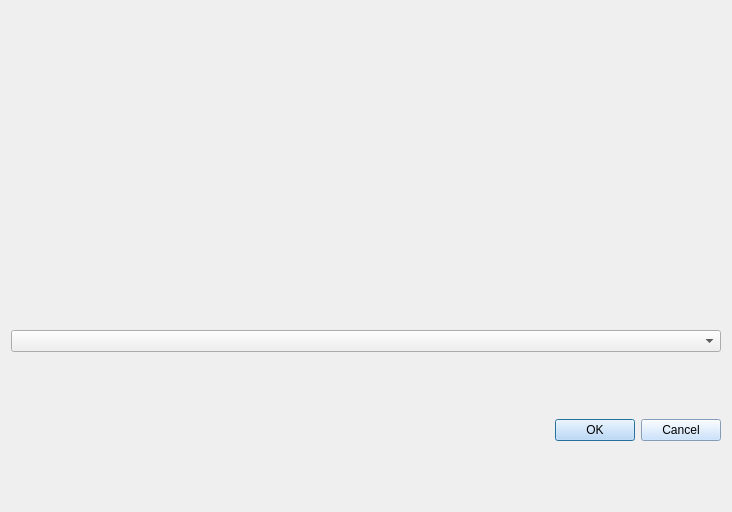
<?xml version="1.0" encoding="UTF-8"?>
<ui version="4.0">
 <class>addtodo</class>
 <widget class="QDialog" name="addtodo">
  <property name="geometry">
   <rect>
    <x>0</x>
    <y>0</y>
    <width>732</width>
    <height>512</height>
   </rect>
  </property>
  <property name="windowTitle">
   <string>Dialog</string>
  </property>
  <property name="styleSheet">
   <string notr="true"/>
  </property>
  <layout class="QVBoxLayout" name="verticalLayout">
   <item>
    <spacer name="verticalSpacer_2">
     <property name="orientation">
      <enum>Qt::Vertical</enum>
     </property>
     <property name="sizeHint" stdset="0">
      <size>
       <width>20</width>
       <height>40</height>
      </size>
     </property>
    </spacer>
   </item>
   <item>
    <widget class="QTextEdit" name="textEdit">
     <property name="styleSheet">
      <string notr="true">font: 14pt &quot;黑体&quot;;
background-color: rgba(255, 255, 255, 0);</string>
     </property>
    </widget>
   </item>
   <item>
    <spacer name="verticalSpacer">
     <property name="orientation">
      <enum>Qt::Vertical</enum>
     </property>
     <property name="sizeHint" stdset="0">
      <size>
       <width>20</width>
       <height>40</height>
      </size>
     </property>
    </spacer>
   </item>
   <item>
    <widget class="QComboBox" name="comboBox"/>
   </item>
   <item>
    <spacer name="verticalSpacer_3">
     <property name="orientation">
      <enum>Qt::Vertical</enum>
     </property>
     <property name="sizeHint" stdset="0">
      <size>
       <width>20</width>
       <height>40</height>
      </size>
     </property>
    </spacer>
   </item>
   <item>
    <widget class="QDialogButtonBox" name="buttonBox">
     <property name="styleSheet">
      <string notr="true">background-color: rgb(187, 218, 255);
font: 11pt &quot;黑体&quot;;</string>
     </property>
     <property name="standardButtons">
      <set>QDialogButtonBox::Cancel|QDialogButtonBox::Ok</set>
     </property>
    </widget>
   </item>
   <item>
    <spacer name="verticalSpacer_4">
     <property name="orientation">
      <enum>Qt::Vertical</enum>
     </property>
     <property name="sizeHint" stdset="0">
      <size>
       <width>20</width>
       <height>40</height>
      </size>
     </property>
    </spacer>
   </item>
  </layout>
 </widget>
 <resources/>
 <connections/>
</ui>
